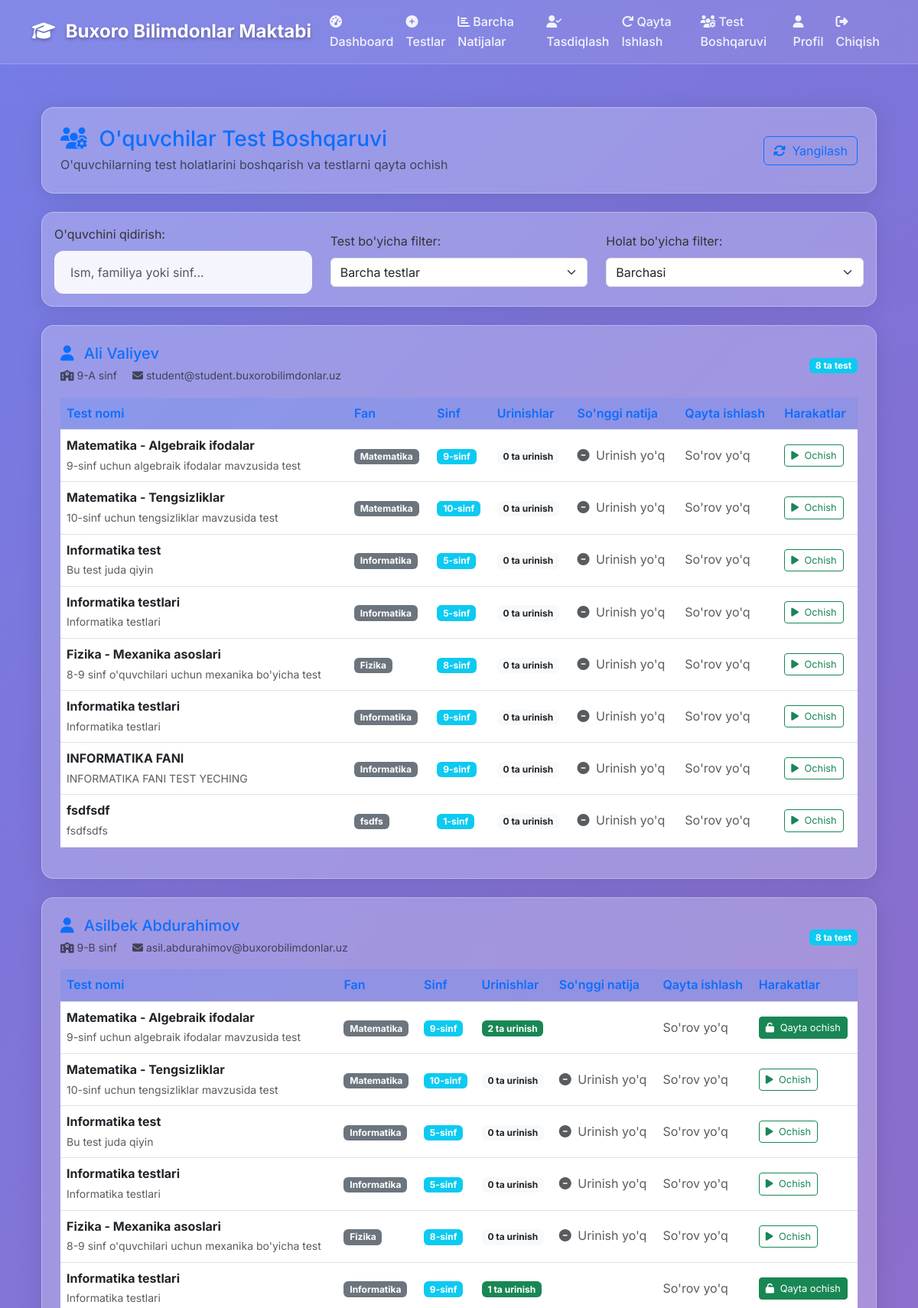
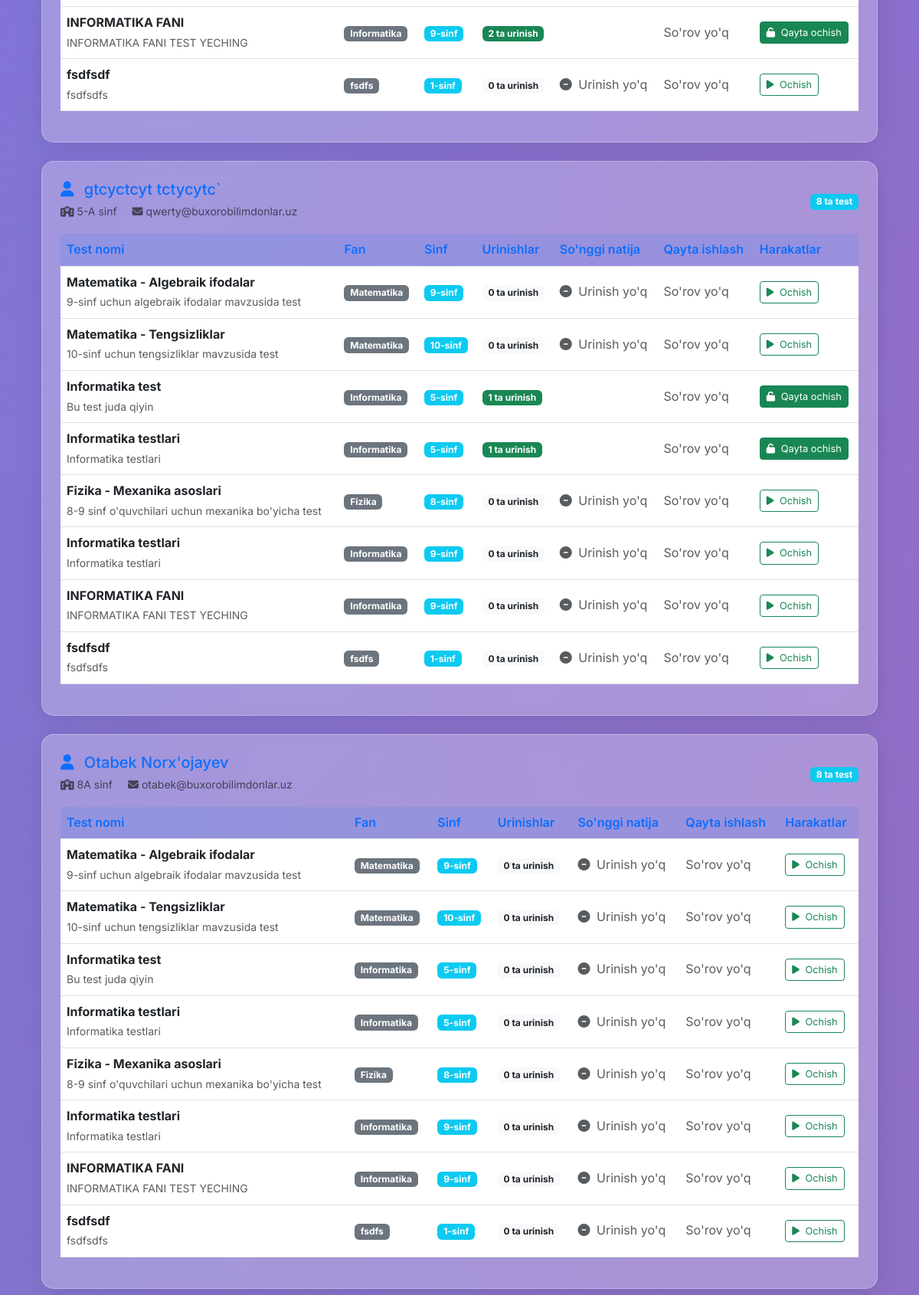
The page /tests/student-management/ (signed in, upper part) on the database its author committed (2 pictures, top to bottom).
### accounts/models.py (models this page shows, shortened)
class User(AbstractUser):
    USER_ROLES = (
        ('student', 'Student'),
        ('teacher', 'Teacher'),
        ('admin', 'Admin'),
    )
    role = models.CharField(max_length=10, choices=USER_ROLES, default='student')
    student_id = models.CharField(max_length=20, unique=True, null=True, blank=True)
    is_verified = models.BooleanField(default=False)
    school_email_verified = models.BooleanField(default=False)
    phone_number = models.CharField(max_length=15, blank=True, null=True)
    class_name = models.CharField(max_length=10, blank=True, null=True)  # For students
    grade = models.IntegerField(null=True, blank=True)  # For students
    subject = models.CharField(max_length=50, blank=True, null=True)  # For teachers
    created_at = models.DateTimeField(auto_now_add=True)
    updated_at = models.DateTimeField(auto_now=True)
    email = models.EmailField(unique=True)
    first_name = models.CharField(max_length=30)
    last_name = models.CharField(max_length=30)
    date_joined = models.DateTimeField(auto_now_add=True)
    is_active = models.BooleanField(default=True)
    USERNAME_FIELD = 'username'
    REQUIRED_FIELDS = ['email', 'first_name', 'last_name']

### tests_app/models.py (models this page shows, shortened)
class Test(models.Model):
    title = models.CharField(max_length=200)
    description = models.TextField(blank=True)
    subject = models.CharField(max_length=100)
    grade = models.IntegerField()
    created_by = models.ForeignKey(settings.AUTH_USER_MODEL, on_delete=models.CASCADE, related_name='created_tests')
    time_limit = models.IntegerField(help_text="Time limit in minutes")
    is_active = models.BooleanField(default=True)
    start_time = models.DateTimeField(null=True, blank=True)
    end_time = models.DateTimeField(null=True, blank=True)
    max_attempts = models.IntegerField(default=1)
    show_results = models.BooleanField(default=True)
    shuffle_questions = models.BooleanField(default=False)
    created_at = models.DateTimeField(auto_now_add=True)
    updated_at = models.DateTimeField(auto_now=True)

### tests_app/views.py (the view)
# urls.py: path('student-management/', views.student_test_management, name='student_test_management'),
@login_required
def student_test_management(request):
    if request.user.role != 'admin':
        return redirect('accounts:dashboard')
    tests = Test.objects.filter(is_active=True)
    students = User.objects.filter(role='student', is_verified=True)
    student_test_data = []
    for student in students:
        student_tests = []
        for test in tests:
            attempts = TestAttempt.objects.filter(student=student, test=test)
            latest_attempt = attempts.order_by('-started_at').first()
            retake_requests = TestRetakeRequest.objects.filter(
                student=student,
                test=test
            ).order_by('-created_at')
            test_info = {
                'test': test,
                'attempts_count': attempts.count(),
                'latest_attempt': latest_attempt,
                'can_retake': latest_attempt is not None,
                'retake_requests': retake_requests
            }
            student_tests.append(test_info)
        student_test_data.append({
            'student': student,
            'tests': student_tests
        })
    context = {
        'student_test_data': student_test_data,
        'all_tests': tests
    }
    return render(request, 'tests_app/student_test_management.html', context)

### templates/tests_app/student_test_management.html (shortened to what this page needs)
{% extends 'base.html' %}
{% load static %}
{% block content %}
<div class="container-fluid mt-4">
    <div class="row">
        <div class="col-12">
            <div class="glass-card p-4 mb-4">
                <div class="d-flex justify-content-between align-items-center">
                    <div>
                        <h2 class="h3 text-primary mb-1">
                            <i class="fas fa-users-cog me-2"></i>
                            O'quvchilar Test Boshqaruvi
                        </h2>
                        <p class="text-muted mb-0">O'quvchilarning test holatlarini boshqarish va testlarni qayta ochish</p>
                    </div>
                    <div>
                        <button class="btn btn-outline-primary" onclick="location.reload()">
                            <i class="fas fa-sync-alt me-1"></i>
                            Yangilash
                        </button>
                    </div>
                </div>
            </div>
            <div class="glass-card p-3 mb-4">
                <div class="row align-items-center">
                    <div class="col-md-4">
                        <label class="form-label">O'quvchini qidirish:</label>
                        <input type="text" id="studentSearch" class="form-control" placeholder="Ism, familiya yoki sinf...">
                    </div>
                    <div class="col-md-4">
                        <label class="form-label">Test bo'yicha filter:</label>
                        <select id="testFilter" class="form-select">
                            <option value="">Barcha testlar</option>
                        </select>
                    </div>
                    <div class="col-md-4">
                        <label class="form-label">Holat bo'yicha filter:</label>
                        <select id="statusFilter" class="form-select">
                            <option value="">Barchasi</option>
                        </select>
                    </div>
                </div>
            </div>
            <div class="row" id="studentTestData">
                {% for data in student_test_data %}
                <div class="col-12 mb-4 student-card"
                     data-student-name="{{ data.student.get_full_name|lower }}"
                     data-student-class="{{ data.student.class_name|lower }}">
                    <div class="glass-card p-4">
                        <div class="row align-items-center mb-3">
                            <div class="col-md-8">
                                <h5 class="text-primary mb-1">
                                    <i class="fas fa-user me-2"></i>
                                    {{ data.student.get_full_name }}
                                </h5>
                                <div class="text-muted">
                                    <small>
                                        <i class="fas fa-school me-1"></i>{{ data.student.class_name }} sinf
                                        <i class="fas fa-envelope ms-3 me-1"></i>{{ data.student.email }}
                                    </small>
                                </div>
                            </div>
                            <div class="col-md-4 text-end">
                                <span class="badge bg-info">
                                    {{ data.tests|length }} ta test
                                </span>
                            </div>
                        </div>
                        <div class="table-responsive">
                            <table class="table table-hover align-middle">
                                <thead>
                                    <tr>
                                        <th>Test nomi</th>
                                        <th>Fan</th>
                                        <th>Sinf</th>
                                        <th>Urinishlar</th>
                                        <th>So'nggi natija</th>
                                        <th>Qayta ishlash</th>
                                        <th>Harakatlar</th>
                                    </tr>
                                </thead>
                                <tbody>
                                    {% for test_info in data.tests %}
                                    <tr class="test-row" data-test-id="{{ test_info.test.id }}">
                                        <td>
                                            <strong>{{ test_info.test.title }}</strong>
                                            <br>
                                            <small class="text-muted">{{ test_info.test.description|truncatechars:50 }}</small>
                                        </td>
                                        <td>
                                            <span class="badge bg-secondary">{{ test_info.test.subject }}</span>
                                        </td>
                                        <td>
                                            <span class="badge bg-info">{{ test_info.test.grade }}-sinf</span>
                                        </td>
                                        <td>
                                            <span class="badge {% if test_info.attempts_count > 0 %}bg-success{% else %}bg-light text-dark{% endif %}">
                                                {{ test_info.attempts_count }} ta urinish
                                            </span>
                                        </td>
                                        <td>
                                            {% if test_info.latest_attempt %}
                                                {% if test_info.latest_attempt.status == 'completed' %}
                                                    <div class="text-success">
                                                        <i class="fas fa-check-circle me-1"></i>
                                                        Yakunlangan
                                                    </div>
                                                    {% if test_info.latest_attempt.testresult %}
                                                    <small class="text-muted">
                                                        Ball: {{ test_info.latest_attempt.testresult.score }}
                                                        ({{ test_info.latest_attempt.testresult.grade }})
                                                    </small>
                                                    {% endif %}
                                                {% elif test_info.latest_attempt.status == 'in_progress' %}
                                                    <div class="text-warning">
                                                        <i class="fas fa-clock me-1"></i>
                                                        Davom etmoqda
                                                    </div>
                                                {% endif %}
                                            {% else %}
                                                <div class="text-muted">
                                                    <i class="fas fa-minus-circle me-1"></i>
                                                    Urinish yo'q
                                                </div>
                                            {% endif %}
                                        </td>
                                        <td>
                                            {% if test_info.retake_requests %}
                                                {% for request in test_info.retake_requests %}
                                                    {% if request.status == 'pending' %}
                                                        <span class="badge bg-warning">Kutilmoqda</span>
                                                    {% elif request.status == 'approved' %}
                                                        <span class="badge bg-success">Tasdiqlangan</span>
                                                    {% elif request.status == 'rejected' %}
                                                        <span class="badge bg-danger">Rad etilgan</span>
                                                    {% endif %}
                                                    {% if not forloop.last %}<br>{% endif %}
                                                {% endfor %}
                                            {% else %}
                                                <span class="text-muted">So'rov yo'q</span>
                                            {% endif %}
                                        </td>
                                        <td>
                                            {% if test_info.can_retake %}
                                                <button class="btn btn-success btn-sm open-test-btn"
                                                        data-test-id="{{ test_info.test.id }}"
                                                        data-student-id="{{ data.student.id }}"
                                                        data-student-name="{{ data.student.get_full_name }}"
                                                        data-test-title="{{ test_info.test.title }}"
                                                        title="Testni qayta ochish">
                                                    <i class="fas fa-unlock me-1"></i>
                                                    Qayta ochish
                                                </button>
                                            {% else %}
                                                <button class="btn btn-outline-success btn-sm open-test-btn"
                                                        data-test-id="{{ test_info.test.id }}"
                                                        data-student-id="{{ data.student.id }}"
                                                        data-student-name="{{ data.student.get_full_name }}"
                                                        data-test-title="{{ test_info.test.title }}"
                                                        title="Birinchi marta ochish">
                                                    <i class="fas fa-play me-1"></i>
                                                    Ochish
                                                </button>
                                            {% endif %}
                                        </td>
                                    </tr>
                                    {% empty %}
                                    <tr>
                                        <td colspan="7" class="text-center text-muted">
                                            Testlar mavjud emas
                                        </td>
                                    </tr>
                                    {% endfor %}
                                </tbody>
                            </table>
                        </div>
                    </div>
                </div>
                {% endfor %}
            </div>
        </div>
    </div>
</div>
{% endblock %}

### rows shown on the page
User: student.get_full_name "Ali Valiyev", student.class_name "9-A", student.email "student@student.buxorobilimdonlar.uz", tests|length "8"
Test: test "Matematika - Algebraik ifodalar", test.description "9-sinf uchun algebraik ifodalar mavzusida test", test.subject "Matematika", test.grade "9", attempts_count "0", shows "Urinish yo'q", attempts_count "2"
Test: test "Matematika - Tengsizliklar", test.description "10-sinf uchun tengsizliklar mavzusida test", test.subject "Matematika", test.grade "10", attempts_count "0", shows "Urinish yo'q"
Test: test "Informatika test", test.description "Bu test juda qiyin", test.subject "Informatika", test.grade "5", attempts_count "0", shows "Urinish yo'q", attempts_count "1"
Test: test "Informatika testlari", test.description "Informatika testlari", test.subject "Informatika", test.grade "5", attempts_count "0", shows "Urinish yo'q", attempts_count "1"
Test: test "Fizika - Mexanika asoslari", test.description "8-9 sinf o'quvchilari uchun mexanika bo'yicha test", test.subject "Fizika", test.grade "8", attempts_count "0", shows "Urinish yo'q"
Test: test "Informatika testlari", test.description "Informatika testlari", test.subject "Informatika", test.grade "9", attempts_count "0", shows "Urinish yo'q", attempts_count "1"
Test: test "INFORMATIKA FANI", test.description "INFORMATIKA FANI TEST YECHING", test.subject "Informatika", test.grade "9", attempts_count "0", shows "Urinish yo'q", attempts_count "2"
Test: test "fsdfsdf", test.description "fsdfsdfs", test.subject "fsdfs", test.grade "1", attempts_count "0", shows "Urinish yo'q"
User: student.get_full_name "Asilbek Abdurahimov", student.class_name "9-B", student.email "asil.abdurahimov@buxorobilimdonlar.uz", tests|length "8"
User: student.get_full_name "gtcyctcyt tctycytc`", student.class_name "5-A", student.email "qwerty@buxorobilimdonlar.uz", tests|length "8"
User: student.get_full_name "Otabek Norx'ojayev", student.class_name "8A", student.email "otabek@buxorobilimdonlar.uz", tests|length "8"
